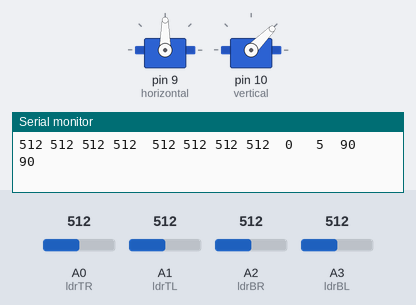
Simulated run of this sketch. Board: Arduino Uno, built with avr-gcc and run on an emulated ATmega328P. On the bench: 2 × servo, the last lines printed to the serial monitor. Inputs (shaded band) come from the test bench; at power-on: A0 (ldrTR) = 512, A3 (ldrBL) = 512, A1 (ldrTL) = 512, A2 (ldrBR) = 512.

Above: at 1.2 s.
1.3 s: A0 (ldrTR) set to 540
At 1.47 s:
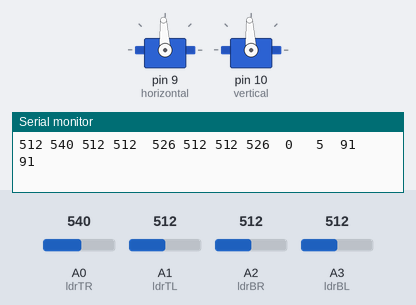
4.3 s: A3 (ldrBL) set to 542
At 5.6 s:
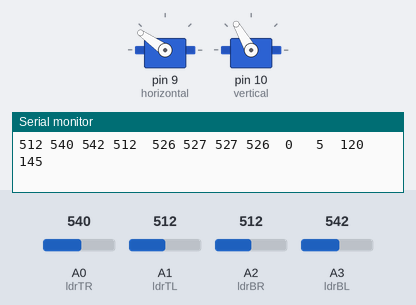
7.3 s: A1 (ldrTL) set to 536
At 8.02 s:
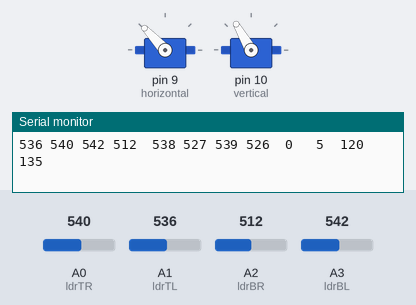
10.3 s: A2 (ldrBR) set to 716
At 10.49 s:
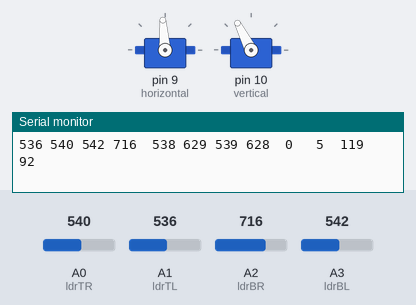
13.3 s: A0 (ldrTR) set to 306
16.3 s: A1 (ldrTL) set to 306
Timing chart, 0 to 22.6 s (numbered marks = the images above; inputs shaded):
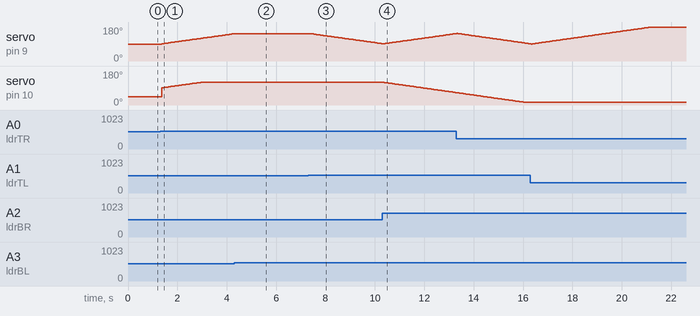

Measured:
- the behaviour switches between 523 and 524 on A0 (ldrTR) (found by bisection; images 0 and 1)
- the behaviour switches between 529 and 530 on A3 (ldrBL) (found by bisection; images 1 and 2)
- the behaviour switches between 521 and 522 on A1 (ldrTL) (found by bisection; images 2 and 3)
- after the input at 1.3 s, servo on pin 9 (horizontal): moves from 90° to 144° over 2.9 s, starting after 0.06 s; servo on pin 10 (vertical): moves from 45° to 120° over 1.6 s, starting after 0.06 s
- after the input at 4.3 s, servo on pin 9 (horizontal): goes on until 4.3 s, then stays 145°
- after the input at 7.3 s, servo on pin 9 (horizontal): moves from 145° to 92° over 2.9 s, starting after 0.11 s
- after the input at 10.3 s, servo on pin 10 (vertical): moves from 120° to 66° over 2.9 s, starting after 0.07 s

The sketch:

LEGER_AUGER_LEDEVEHAT_Code_arduino_final.ino
```cpp
// Coding in cpp
// TP - Solarius
// LEGER / AUGER / LE-DEVEHAT


// Nous allons appeler la fonction que nous allons utliser

#include <Servo.h>

// Ici, nous initialison le servo qui décrit l'axe horizontal

Servo horizontal;
int servoh = 90;

// Nous allons défnir les limites d'angle de notre servo afin qu'il ne puisse pas s'endommager

int servohLimitHigh = 180;
int servohLimitLow = 65;

// Ici, nous initialison le servo qui décrit l'axe horizontal

Servo vertical;
int servov = 90;

// Nous allons défnir les limites d'angle de notre servo afin qu'il ne puisse pas s'endommager

int servovLimitHigh = 120;
int servovLimitLow = 15;


// Nous allons définir les pin(s) de connections pour les photos résistances

int ldrTR = 0; // LDR haut droite
int ldrTL = 1; // LDR haut gauche
int ldrBR = 2; // LDR bas droite
int ldrBL = 3; // LDR bas gauche


void setup() {
  Serial.begin(9600);
  // Nous attachons les servos à leur pin respectif
  horizontal.attach(9);
  vertical.attach(10);
  // nous faisons bouger les servos
  horizontal.write(90);
  vertical.write(45);
  delay(50); // le délai peu être variable
}


void loop() {

// on implémente les valeurs des photosrésistances

  int tr = analogRead(ldrTR); // haut droite
  int tl = analogRead(ldrTL); // haut gauche
  int br = analogRead(ldrBR); // bas droite
  int bl = analogRead(ldrBL); // bas gauche

  int dtime = 0; // cette fonction permet de débugguer le système
  int tol = 5;

  int avt = (tl + tr) / 2; // valeur moyenne des photorésistance du haut
  int avd = (bl + br) / 2; // valeur moyenne des photorésistance du bas
  int avl = (tl + bl) / 2; // valeur moyenne des photorésistance de gauche
  int avr = (tr + br) / 2; // valeur moyenne des photorésistance de droite

  int dvert = avt - avd;  // on regarde la différence entre les valeurs du haut et du bas
  int dhoriz = avl - avr; // on regarde la différence entre les valeurs de la droite et de la gauche


  // on print l'ensemble des valeurs calculées

  Serial.print(tl);
  Serial.print(" ");
  Serial.print(tr);
  Serial.print(" ");
  Serial.print(bl);
  Serial.print(" ");
  Serial.print(br);
  Serial.print("  ");
  Serial.print(avt);
  Serial.print(" ");
  Serial.print(avd);
  Serial.print(" ");
  Serial.print(avl);
  Serial.print(" ");
  Serial.print(avr);
  Serial.print("  ");
  Serial.print(dtime);
  Serial.print("   ");
  Serial.print(tol);
  Serial.print("  ");
  Serial.print(servov);
  Serial.print("   ");
  Serial.print(servoh);
  Serial.println(" ");


  // on regarde la différence entre les capteurs si les angles changes avec la modification verticale

  if (-1 * tol > dvert || dvert > tol) {
    if (avt > avd) {
      servov = ++servov;
      if (servov > servovLimitHigh) {
        servov = servovLimitHigh;
      }
    }
    else if (avt < avd) {
      servov = --servov;
      if (servov < servovLimitLow) {
        servov = servovLimitLow;
      }
    }
    vertical.write(servov);
  }

  // on regarde la différence entre les capteurs si les angles changes avec la modification horizontale

  if (-1 * tol > dhoriz || dhoriz > tol) {
    if (avl > avr) {
      servoh = --servoh;
      if (servoh < servohLimitLow) {
        servoh = servohLimitLow;
      }
    }
    else if (avl < avr) {
      servoh = ++servoh;
      if (servoh > servohLimitHigh) {
        servoh = servohLimitHigh;
      }
    }
    else if (avl = avr) {
      // rien ne se passe
    }
    horizontal.write(servoh);
  }

  delay(dtime);

}
```
